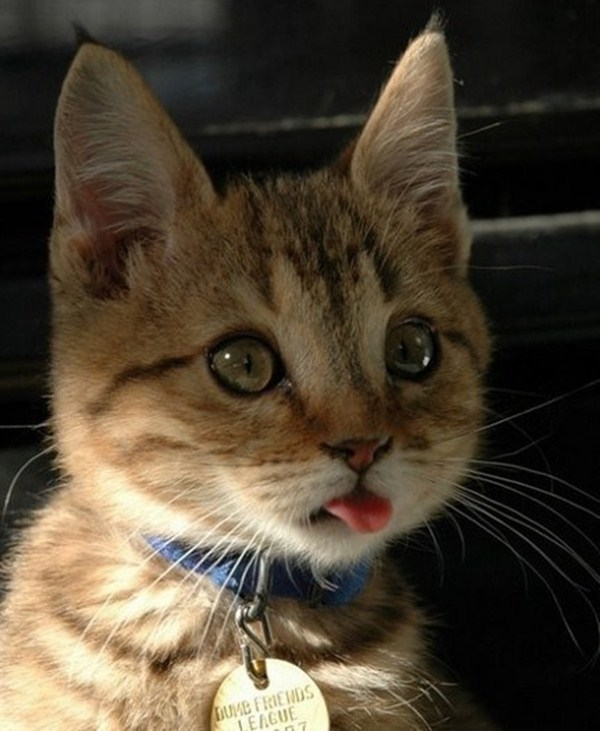
#> input picture cat.jpg, 600 x 731 px
$ python TermImgViewer.py   (Python 2 division)   (older library calls are emulated)
#> lines starting #> are read from the running program, lines starting #| are printed output that depends on the picture
from PIL import Image
import PIL, os

tupleAverage = lambda v: sum(v)/3

def svalue(value):
    shade_Map = {
        0   <= value <= 51:  chr(0),
        52  <= value <= 102: chr(176),
        103 <= value <= 153: chr(177),
        154 <= value <= 204: chr(178),
        205 <= value <= 255: chr(219)
    }
    return shade_Map[True] #genius

file       = "cat.jpg"
initial_im = Image.open(file)
#> initial_im is the input picture: PIL image 600x731 RGB; mean R, G, B 78.9, 67.7, 51.4
termLength = 80 #adjust accordingly
parity     = (termLength/float(initial_im.size[0]))
#> parity = 0.133
endsize    = int((float(initial_im.size[1])*float(parity)))
#> endsize = 97
initial_im = initial_im.resize((termLength,endsize), PIL.Image.ANTIALIAS)
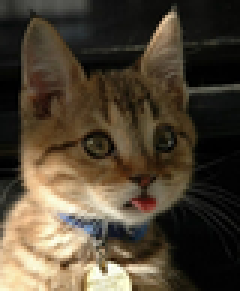
#> initial_im: PIL image 80x97 RGB (shown 3 times larger); mean R, G, B 78.9, 67.7, 51.4
IIData     = list(initial_im.getdata())
#> IIData = 7760 items, first 6: (61, 62, 57), (59, 60, 55), (53, 54, 49), (48, 49, 44), (52, 53, 48), (61, 62, 57)
averages   = [tupleAverage(pix) for pix in IIData]
#> averages = 7760 values, max 255 at index 7076, min 0 at index 1788, mean 65.71
values     = ''.join([svalue(v) for v in averages])

chop = lambda o, l: [o[i:i+l] for i in range(0, len(o), l)]  #For copypasta
newline_splitted = '\n'.join(chop(values, termLength))

print values
#> (printed output is left out)


os.system("pause")
